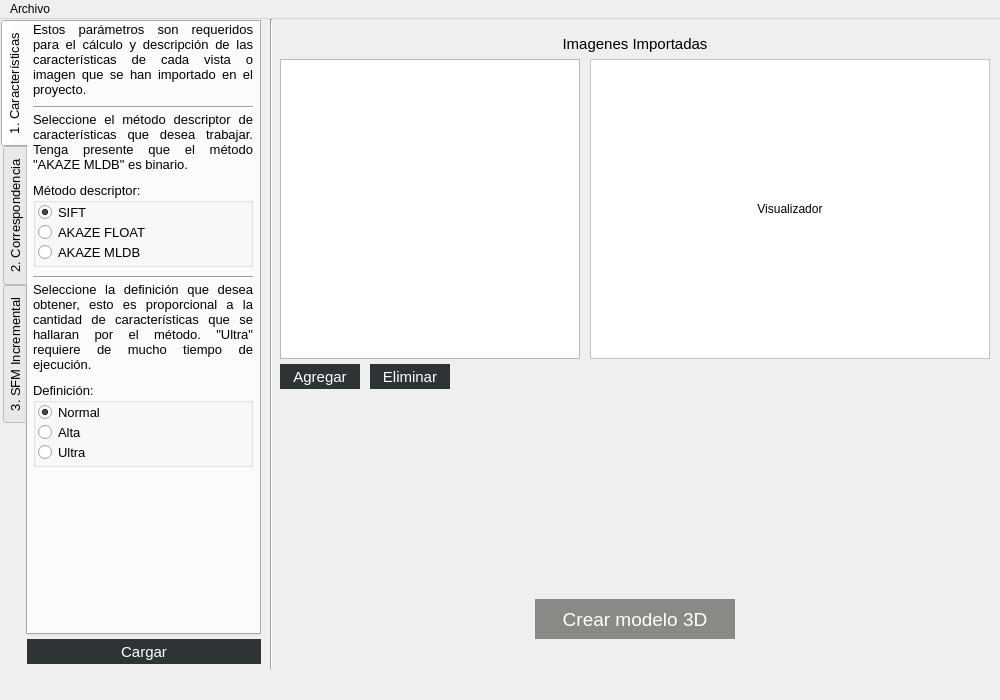
<?xml version="1.0" encoding="UTF-8"?>
<ui version="4.0">
 <class>Aplicacion</class>
 <widget class="QMainWindow" name="Aplicacion">
  <property name="geometry">
   <rect>
    <x>0</x>
    <y>0</y>
    <width>1000</width>
    <height>700</height>
   </rect>
  </property>
  <property name="sizePolicy">
   <sizepolicy hsizetype="Fixed" vsizetype="Fixed">
    <horstretch>0</horstretch>
    <verstretch>0</verstretch>
   </sizepolicy>
  </property>
  <property name="focusPolicy">
   <enum>Qt::NoFocus</enum>
  </property>
  <property name="windowTitle">
   <string>Reconstruccion 3D</string>
  </property>
  <widget class="QWidget" name="centralwidget">
   <widget class="QStackedWidget" name="stackedWidget">
    <property name="geometry">
     <rect>
      <x>0</x>
      <y>0</y>
      <width>1000</width>
      <height>650</height>
     </rect>
    </property>
    <property name="currentIndex">
     <number>1</number>
    </property>
    <widget class="QWidget" name="pgn_inicio">
     <widget class="QLabel" name="logouts">
      <property name="geometry">
       <rect>
        <x>443</x>
        <y>560</y>
        <width>114</width>
        <height>68</height>
       </rect>
      </property>
      <property name="styleSheet">
       <string notr="true">border-image: url(:/logos/media/Logo-UTSrd.png);</string>
      </property>
      <property name="text">
       <string/>
      </property>
      <property name="alignment">
       <set>Qt::AlignCenter</set>
      </property>
     </widget>
     <widget class="QLabel" name="logoapp">
      <property name="geometry">
       <rect>
        <x>217</x>
        <y>80</y>
        <width>566</width>
        <height>401</height>
       </rect>
      </property>
      <property name="styleSheet">
       <string notr="true">border-image: url(:/logos/media/ER.png);</string>
      </property>
      <property name="text">
       <string/>
      </property>
      <property name="alignment">
       <set>Qt::AlignCenter</set>
      </property>
     </widget>
    </widget>
    <widget class="QWidget" name="pgn_imagenes">
     <widget class="QPushButton" name="Crear3d">
      <property name="enabled">
       <bool>false</bool>
      </property>
      <property name="geometry">
       <rect>
        <x>535</x>
        <y>580</y>
        <width>200</width>
        <height>40</height>
       </rect>
      </property>
      <property name="font">
       <font>
        <pointsize>14</pointsize>
       </font>
      </property>
      <property name="styleSheet">
       <string notr="true">border-radius: 0px;
background-color: rgb(136, 138, 133);
color: rgb(255, 255, 255);
</string>
      </property>
      <property name="text">
       <string>Crear modelo 3D</string>
      </property>
     </widget>
     <widget class="QTabWidget" name="tabConfig">
      <property name="geometry">
       <rect>
        <x>1</x>
        <y>1</y>
        <width>260</width>
        <height>615</height>
       </rect>
      </property>
      <property name="font">
       <font>
        <pointsize>10</pointsize>
       </font>
      </property>
      <property name="tabPosition">
       <enum>QTabWidget::West</enum>
      </property>
      <property name="currentIndex">
       <number>0</number>
      </property>
      <widget class="QWidget" name="tabCar">
       <attribute name="title">
        <string>1. Características</string>
       </attribute>
       <widget class="QLabel" name="infoCar1">
        <property name="geometry">
         <rect>
          <x>5</x>
          <y>0</y>
          <width>220</width>
          <height>80</height>
         </rect>
        </property>
        <property name="text">
         <string>Estos parámetros son requeridos para el cálculo y descripción de las características de cada vista o imagen que se han importado en el proyecto.</string>
        </property>
        <property name="alignment">
         <set>Qt::AlignJustify|Qt::AlignTop</set>
        </property>
        <property name="wordWrap">
         <bool>true</bool>
        </property>
        <property name="textInteractionFlags">
         <set>Qt::NoTextInteraction</set>
        </property>
       </widget>
       <widget class="QGroupBox" name="box1md">
        <property name="geometry">
         <rect>
          <x>5</x>
          <y>160</y>
          <width>220</width>
          <height>85</height>
         </rect>
        </property>
        <property name="title">
         <string>Método descriptor:</string>
        </property>
        <widget class="QRadioButton" name="sel1mda">
         <property name="geometry">
          <rect>
           <x>5</x>
           <y>20</y>
           <width>210</width>
           <height>20</height>
          </rect>
         </property>
         <property name="text">
          <string>SIFT</string>
         </property>
         <property name="checked">
          <bool>true</bool>
         </property>
        </widget>
        <widget class="QRadioButton" name="sel1mdb">
         <property name="geometry">
          <rect>
           <x>5</x>
           <y>40</y>
           <width>210</width>
           <height>20</height>
          </rect>
         </property>
         <property name="text">
          <string>AKAZE FLOAT</string>
         </property>
         <property name="checked">
          <bool>false</bool>
         </property>
        </widget>
        <widget class="QRadioButton" name="sel1mdc">
         <property name="geometry">
          <rect>
           <x>5</x>
           <y>60</y>
           <width>210</width>
           <height>20</height>
          </rect>
         </property>
         <property name="text">
          <string>AKAZE MLDB</string>
         </property>
        </widget>
       </widget>
       <widget class="QGroupBox" name="box1ca">
        <property name="geometry">
         <rect>
          <x>5</x>
          <y>360</y>
          <width>220</width>
          <height>85</height>
         </rect>
        </property>
        <property name="title">
         <string>Definición:</string>
        </property>
        <widget class="QRadioButton" name="sel1caa">
         <property name="geometry">
          <rect>
           <x>5</x>
           <y>20</y>
           <width>170</width>
           <height>20</height>
          </rect>
         </property>
         <property name="text">
          <string>Normal</string>
         </property>
         <property name="checked">
          <bool>true</bool>
         </property>
        </widget>
        <widget class="QRadioButton" name="sel1cab">
         <property name="geometry">
          <rect>
           <x>5</x>
           <y>40</y>
           <width>170</width>
           <height>20</height>
          </rect>
         </property>
         <property name="text">
          <string>Alta</string>
         </property>
        </widget>
        <widget class="QRadioButton" name="sel1cac">
         <property name="geometry">
          <rect>
           <x>5</x>
           <y>60</y>
           <width>170</width>
           <height>20</height>
          </rect>
         </property>
         <property name="text">
          <string>Ultra</string>
         </property>
        </widget>
       </widget>
       <widget class="QLabel" name="infoCar2">
        <property name="geometry">
         <rect>
          <x>5</x>
          <y>90</y>
          <width>220</width>
          <height>65</height>
         </rect>
        </property>
        <property name="text">
         <string>Seleccione el método descriptor de características que desea trabajar. Tenga presente que el método &quot;AKAZE MLDB&quot; es binario.</string>
        </property>
        <property name="alignment">
         <set>Qt::AlignJustify|Qt::AlignTop</set>
        </property>
        <property name="wordWrap">
         <bool>true</bool>
        </property>
        <property name="textInteractionFlags">
         <set>Qt::NoTextInteraction</set>
        </property>
       </widget>
       <widget class="Line" name="line">
        <property name="geometry">
         <rect>
          <x>5</x>
          <y>80</y>
          <width>220</width>
          <height>10</height>
         </rect>
        </property>
        <property name="orientation">
         <enum>Qt::Horizontal</enum>
        </property>
       </widget>
       <widget class="Line" name="line_2">
        <property name="geometry">
         <rect>
          <x>5</x>
          <y>250</y>
          <width>220</width>
          <height>10</height>
         </rect>
        </property>
        <property name="orientation">
         <enum>Qt::Horizontal</enum>
        </property>
       </widget>
       <widget class="QLabel" name="infoCar3">
        <property name="geometry">
         <rect>
          <x>5</x>
          <y>260</y>
          <width>220</width>
          <height>95</height>
         </rect>
        </property>
        <property name="text">
         <string>Seleccione la definición que desea obtener, esto es proporcional a la cantidad de características que se hallaran por el método. &quot;Ultra&quot; requiere de mucho tiempo de ejecución.</string>
        </property>
        <property name="alignment">
         <set>Qt::AlignJustify|Qt::AlignTop</set>
        </property>
        <property name="wordWrap">
         <bool>true</bool>
        </property>
        <property name="textInteractionFlags">
         <set>Qt::NoTextInteraction</set>
        </property>
       </widget>
      </widget>
      <widget class="QWidget" name="tabCor">
       <attribute name="title">
        <string>2. Correspondencia</string>
       </attribute>
       <widget class="QLabel" name="infoCor1">
        <property name="geometry">
         <rect>
          <x>5</x>
          <y>0</y>
          <width>220</width>
          <height>65</height>
         </rect>
        </property>
        <property name="text">
         <string>Estos parámetros son requeridos para el  filtrado geométrico de las características resultantes del método descriptor y la definición.</string>
        </property>
        <property name="alignment">
         <set>Qt::AlignJustify|Qt::AlignTop</set>
        </property>
        <property name="wordWrap">
         <bool>true</bool>
        </property>
        <property name="textInteractionFlags">
         <set>Qt::NoTextInteraction</set>
        </property>
       </widget>
       <widget class="Line" name="line_3">
        <property name="geometry">
         <rect>
          <x>5</x>
          <y>65</y>
          <width>220</width>
          <height>10</height>
         </rect>
        </property>
        <property name="orientation">
         <enum>Qt::Horizontal</enum>
        </property>
       </widget>
       <widget class="QLabel" name="infoCor2">
        <property name="geometry">
         <rect>
          <x>5</x>
          <y>75</y>
          <width>220</width>
          <height>50</height>
         </rect>
        </property>
        <property name="text">
         <string>Relación de distancia del punto vecino mas cercano. A menor valor tendrá menos puntos falsos.</string>
        </property>
        <property name="alignment">
         <set>Qt::AlignJustify|Qt::AlignTop</set>
        </property>
        <property name="wordWrap">
         <bool>true</bool>
        </property>
        <property name="textInteractionFlags">
         <set>Qt::NoTextInteraction</set>
        </property>
       </widget>
       <widget class="QDoubleSpinBox" name="numrel">
        <property name="geometry">
         <rect>
          <x>5</x>
          <y>130</y>
          <width>220</width>
          <height>25</height>
         </rect>
        </property>
        <property name="decimals">
         <number>1</number>
        </property>
        <property name="minimum">
         <double>0.500000000000000</double>
        </property>
        <property name="maximum">
         <double>1.000000000000000</double>
        </property>
        <property name="singleStep">
         <double>0.100000000000000</double>
        </property>
        <property name="value">
         <double>0.800000000000000</double>
        </property>
       </widget>
       <widget class="Line" name="line_4">
        <property name="geometry">
         <rect>
          <x>5</x>
          <y>160</y>
          <width>220</width>
          <height>10</height>
         </rect>
        </property>
        <property name="orientation">
         <enum>Qt::Horizontal</enum>
        </property>
       </widget>
       <widget class="QLabel" name="infoCor3">
        <property name="geometry">
         <rect>
          <x>5</x>
          <y>170</y>
          <width>220</width>
          <height>65</height>
         </rect>
        </property>
        <property name="text">
         <string>Modelo geométrico y método de coincidencia mas cercano son filtros para la estimación de las coincidencias fotométricas.</string>
        </property>
        <property name="alignment">
         <set>Qt::AlignJustify|Qt::AlignTop</set>
        </property>
        <property name="wordWrap">
         <bool>true</bool>
        </property>
        <property name="textInteractionFlags">
         <set>Qt::NoTextInteraction</set>
        </property>
       </widget>
       <widget class="QGroupBox" name="box2mg">
        <property name="geometry">
         <rect>
          <x>5</x>
          <y>240</y>
          <width>220</width>
          <height>145</height>
         </rect>
        </property>
        <property name="title">
         <string>Modelo geométrico:</string>
        </property>
        <widget class="QRadioButton" name="sel2mga">
         <property name="geometry">
          <rect>
           <x>5</x>
           <y>20</y>
           <width>210</width>
           <height>20</height>
          </rect>
         </property>
         <property name="text">
          <string>Matriz fundamental</string>
         </property>
         <property name="checked">
          <bool>true</bool>
         </property>
        </widget>
        <widget class="QRadioButton" name="sel2mgb">
         <property name="geometry">
          <rect>
           <x>5</x>
           <y>40</y>
           <width>210</width>
           <height>20</height>
          </rect>
         </property>
         <property name="text">
          <string>Matriz esencial</string>
         </property>
        </widget>
        <widget class="QRadioButton" name="sel2mgc">
         <property name="geometry">
          <rect>
           <x>5</x>
           <y>60</y>
           <width>210</width>
           <height>20</height>
          </rect>
         </property>
         <property name="text">
          <string>Matriz homográfica</string>
         </property>
        </widget>
        <widget class="QRadioButton" name="sel2mgd">
         <property name="geometry">
          <rect>
           <x>5</x>
           <y>80</y>
           <width>210</width>
           <height>20</height>
          </rect>
         </property>
         <property name="text">
          <string>M.E. Par angular</string>
         </property>
        </widget>
        <widget class="QRadioButton" name="sel2mge">
         <property name="geometry">
          <rect>
           <x>5</x>
           <y>100</y>
           <width>210</width>
           <height>20</height>
          </rect>
         </property>
         <property name="text">
          <string>M.E. Ortográfica</string>
         </property>
        </widget>
        <widget class="QRadioButton" name="sel2mgf">
         <property name="geometry">
          <rect>
           <x>5</x>
           <y>120</y>
           <width>210</width>
           <height>20</height>
          </rect>
         </property>
         <property name="text">
          <string>M.E. Vertical</string>
         </property>
        </widget>
       </widget>
       <widget class="QGroupBox" name="box2mc">
        <property name="geometry">
         <rect>
          <x>5</x>
          <y>390</y>
          <width>220</width>
          <height>155</height>
         </rect>
        </property>
        <property name="title">
         <string>Método de coincidencia:</string>
        </property>
        <widget class="QRadioButton" name="sel2mca">
         <property name="geometry">
          <rect>
           <x>5</x>
           <y>20</y>
           <width>210</width>
           <height>20</height>
          </rect>
         </property>
         <property name="text">
          <string>AUTO</string>
         </property>
        </widget>
        <widget class="QRadioButton" name="sel2mcb">
         <property name="geometry">
          <rect>
           <x>5</x>
           <y>40</y>
           <width>210</width>
           <height>20</height>
          </rect>
         </property>
         <property name="text">
          <string>BRUTE FORCE L2</string>
         </property>
        </widget>
        <widget class="QRadioButton" name="sel2mcc">
         <property name="geometry">
          <rect>
           <x>5</x>
           <y>60</y>
           <width>210</width>
           <height>20</height>
          </rect>
         </property>
         <property name="text">
          <string>ANN L2</string>
         </property>
        </widget>
        <widget class="QRadioButton" name="sel2mcd">
         <property name="geometry">
          <rect>
           <x>5</x>
           <y>80</y>
           <width>210</width>
           <height>20</height>
          </rect>
         </property>
         <property name="text">
          <string>CASCADE HASHING L2</string>
         </property>
        </widget>
        <widget class="QRadioButton" name="sel2mce">
         <property name="geometry">
          <rect>
           <x>5</x>
           <y>100</y>
           <width>210</width>
           <height>20</height>
          </rect>
         </property>
         <property name="text">
          <string>FAST CASCADE HASHING L2</string>
         </property>
         <property name="checked">
          <bool>true</bool>
         </property>
        </widget>
        <widget class="QRadioButton" name="sel2mcf">
         <property name="geometry">
          <rect>
           <x>5</x>
           <y>130</y>
           <width>210</width>
           <height>20</height>
          </rect>
         </property>
         <property name="text">
          <string>BRUTE FORCE HAMMING</string>
         </property>
        </widget>
        <widget class="Line" name="line_5">
         <property name="geometry">
          <rect>
           <x>5</x>
           <y>120</y>
           <width>210</width>
           <height>10</height>
          </rect>
         </property>
         <property name="orientation">
          <enum>Qt::Horizontal</enum>
         </property>
        </widget>
       </widget>
      </widget>
      <widget class="QWidget" name="tabSfm">
       <attribute name="title">
        <string>3. SFM Incremental</string>
       </attribute>
       <widget class="QLabel" name="infoSfm1">
        <property name="geometry">
         <rect>
          <x>5</x>
          <y>0</y>
          <width>220</width>
          <height>50</height>
         </rect>
        </property>
        <property name="text">
         <string>Parámetros requeridos para la estimación de la estructura tridimensional.</string>
        </property>
        <property name="alignment">
         <set>Qt::AlignJustify|Qt::AlignTop</set>
        </property>
        <property name="wordWrap">
         <bool>true</bool>
        </property>
        <property name="textInteractionFlags">
         <set>Qt::NoTextInteraction</set>
        </property>
       </widget>
       <widget class="Line" name="line_6">
        <property name="geometry">
         <rect>
          <x>5</x>
          <y>50</y>
          <width>220</width>
          <height>10</height>
         </rect>
        </property>
        <property name="orientation">
         <enum>Qt::Horizontal</enum>
        </property>
       </widget>
       <widget class="QLabel" name="infoSfm2">
        <property name="geometry">
         <rect>
          <x>5</x>
          <y>60</y>
          <width>220</width>
          <height>80</height>
         </rect>
        </property>
        <property name="text">
         <string>La opción de refinamiento de parámetros intrínsecos, permite ajustar la longitud focal, la posición del punto principal y el coeficiente de distorsión de las imágenes.</string>
        </property>
        <property name="alignment">
         <set>Qt::AlignJustify|Qt::AlignTop</set>
        </property>
        <property name="wordWrap">
         <bool>true</bool>
        </property>
        <property name="textInteractionFlags">
         <set>Qt::NoTextInteraction</set>
        </property>
       </widget>
       <widget class="QGroupBox" name="box3rf">
        <property name="geometry">
         <rect>
          <x>5</x>
          <y>145</y>
          <width>220</width>
          <height>125</height>
         </rect>
        </property>
        <property name="title">
         <string>Ref. intrínsecos:</string>
        </property>
        <widget class="QRadioButton" name="sel3rfa">
         <property name="geometry">
          <rect>
           <x>5</x>
           <y>20</y>
           <width>210</width>
           <height>20</height>
          </rect>
         </property>
         <property name="text">
          <string>Ajustar todo</string>
         </property>
         <property name="checked">
          <bool>true</bool>
         </property>
        </widget>
        <widget class="QRadioButton" name="sel3rfb">
         <property name="geometry">
          <rect>
           <x>5</x>
           <y>40</y>
           <width>210</width>
           <height>20</height>
          </rect>
         </property>
         <property name="text">
          <string>No ajustar</string>
         </property>
        </widget>
        <widget class="QRadioButton" name="sel3rfc">
         <property name="geometry">
          <rect>
           <x>5</x>
           <y>60</y>
           <width>210</width>
           <height>20</height>
          </rect>
         </property>
         <property name="text">
          <string>Ajuste de longitud focal</string>
         </property>
        </widget>
        <widget class="QRadioButton" name="sel3rfd">
         <property name="geometry">
          <rect>
           <x>5</x>
           <y>80</y>
           <width>210</width>
           <height>20</height>
          </rect>
         </property>
         <property name="text">
          <string>Ajuste de punto principal</string>
         </property>
        </widget>
        <widget class="QRadioButton" name="sel3rfe">
         <property name="geometry">
          <rect>
           <x>5</x>
           <y>100</y>
           <width>210</width>
           <height>20</height>
          </rect>
         </property>
         <property name="text">
          <string>Ajuste de distorción</string>
         </property>
        </widget>
       </widget>
       <widget class="QLabel" name="infoSfm3">
        <property name="geometry">
         <rect>
          <x>5</x>
          <y>285</y>
          <width>220</width>
          <height>80</height>
         </rect>
        </property>
        <property name="text">
         <string>Los métodos de triangulación y recesión permite definir como se llevara a cabo el proceso de estimación de la estructura tridimensional del puntos.</string>
        </property>
        <property name="alignment">
         <set>Qt::AlignJustify|Qt::AlignTop</set>
        </property>
        <property name="wordWrap">
         <bool>true</bool>
        </property>
        <property name="textInteractionFlags">
         <set>Qt::NoTextInteraction</set>
        </property>
       </widget>
       <widget class="Line" name="line_7">
        <property name="geometry">
         <rect>
          <x>5</x>
          <y>275</y>
          <width>220</width>
          <height>10</height>
         </rect>
        </property>
        <property name="orientation">
         <enum>Qt::Horizontal</enum>
        </property>
       </widget>
       <widget class="QGroupBox" name="box3mt">
        <property name="geometry">
         <rect>
          <x>5</x>
          <y>370</y>
          <width>220</width>
          <height>105</height>
         </rect>
        </property>
        <property name="title">
         <string>Método triangulación:</string>
        </property>
        <widget class="QRadioButton" name="sel3mta">
         <property name="geometry">
          <rect>
           <x>5</x>
           <y>20</y>
           <width>210</width>
           <height>20</height>
          </rect>
         </property>
         <property name="text">
          <string>Transf. Lineal directa</string>
         </property>
         <property name="checked">
          <bool>false</bool>
         </property>
        </widget>
        <widget class="QRadioButton" name="sel3mtb">
         <property name="geometry">
          <rect>
           <x>5</x>
           <y>40</y>
           <width>210</width>
           <height>20</height>
          </rect>
         </property>
         <property name="text">
          <string>Angular L1</string>
         </property>
        </widget>
        <widget class="QRadioButton" name="sel3mtc">
         <property name="geometry">
          <rect>
           <x>5</x>
           <y>60</y>
           <width>210</width>
           <height>20</height>
          </rect>
         </property>
         <property name="text">
          <string>Angular infinito</string>
         </property>
        </widget>
        <widget class="QRadioButton" name="sel3mtd">
         <property name="geometry">
          <rect>
           <x>5</x>
           <y>80</y>
           <width>210</width>
           <height>20</height>
          </rect>
         </property>
         <property name="text">
          <string>Profundidad inversa</string>
         </property>
         <property name="checked">
          <bool>true</bool>
         </property>
        </widget>
       </widget>
       <widget class="QGroupBox" name="box3mr">
        <property name="geometry">
         <rect>
          <x>5</x>
          <y>480</y>
          <width>220</width>
          <height>125</height>
         </rect>
        </property>
        <property name="title">
         <string>Método recesión:</string>
        </property>
        <widget class="QRadioButton" name="sel3mra">
         <property name="geometry">
          <rect>
           <x>5</x>
           <y>20</y>
           <width>210</width>
           <height>20</height>
          </rect>
         </property>
         <property name="text">
          <string>Transf. Lineal directa</string>
         </property>
         <property name="checked">
          <bool>false</bool>
         </property>
        </widget>
        <widget class="QRadioButton" name="sel3mrb">
         <property name="geometry">
          <rect>
           <x>5</x>
           <y>40</y>
           <width>210</width>
           <height>20</height>
          </rect>
         </property>
         <property name="text">
          <string>P3P KE</string>
         </property>
        </widget>
        <widget class="QRadioButton" name="sel3mrc">
         <property name="geometry">
          <rect>
           <x>5</x>
           <y>60</y>
           <width>210</width>
           <height>20</height>
          </rect>
         </property>
         <property name="text">
          <string>P3P KNEIP</string>
         </property>
        </widget>
        <widget class="QRadioButton" name="sel3mrd">
         <property name="geometry">
          <rect>
           <x>5</x>
           <y>80</y>
           <width>210</width>
           <height>20</height>
          </rect>
         </property>
         <property name="text">
          <string>P3P NORDBERG</string>
         </property>
         <property name="checked">
          <bool>true</bool>
         </property>
        </widget>
        <widget class="QRadioButton" name="sel3mre">
         <property name="geometry">
          <rect>
           <x>5</x>
           <y>100</y>
           <width>210</width>
           <height>20</height>
          </rect>
         </property>
         <property name="text">
          <string>UP2P KUKELOVA</string>
         </property>
        </widget>
       </widget>
      </widget>
     </widget>
     <widget class="QPushButton" name="Crear3d_2">
      <property name="geometry">
       <rect>
        <x>27</x>
        <y>620</y>
        <width>234</width>
        <height>25</height>
       </rect>
      </property>
      <property name="font">
       <font>
        <pointsize>11</pointsize>
       </font>
      </property>
      <property name="styleSheet">
       <string notr="true">border-radius: 0px;
background-color: rgb(46, 52, 54);
color: rgb(255, 255, 255);
</string>
      </property>
      <property name="text">
       <string>Cargar</string>
      </property>
     </widget>
     <widget class="Line" name="line_8">
      <property name="geometry">
       <rect>
        <x>270</x>
        <y>0</y>
        <width>3</width>
        <height>650</height>
       </rect>
      </property>
      <property name="orientation">
       <enum>Qt::Vertical</enum>
      </property>
     </widget>
     <widget class="QStackedWidget" name="stackedtrabajo">
      <property name="geometry">
       <rect>
        <x>280</x>
        <y>10</y>
        <width>710</width>
        <height>391</height>
       </rect>
      </property>
      <widget class="QWidget" name="page">
       <widget class="QListWidget" name="listaimg">
        <property name="geometry">
         <rect>
          <x>0</x>
          <y>30</y>
          <width>300</width>
          <height>300</height>
         </rect>
        </property>
       </widget>
       <widget class="QLabel" name="tituloimg">
        <property name="geometry">
         <rect>
          <x>280</x>
          <y>5</y>
          <width>150</width>
          <height>20</height>
         </rect>
        </property>
        <property name="font">
         <font>
          <pointsize>11</pointsize>
         </font>
        </property>
        <property name="text">
         <string>Imagenes Importadas</string>
        </property>
        <property name="alignment">
         <set>Qt::AlignCenter</set>
        </property>
       </widget>
       <widget class="QLabel" name="visualimg">
        <property name="geometry">
         <rect>
          <x>310</x>
          <y>30</y>
          <width>400</width>
          <height>300</height>
         </rect>
        </property>
        <property name="styleSheet">
         <string notr="true">background-color: rgb(255, 255, 255);</string>
        </property>
        <property name="frameShape">
         <enum>QFrame::StyledPanel</enum>
        </property>
        <property name="text">
         <string>Visualizador</string>
        </property>
        <property name="alignment">
         <set>Qt::AlignCenter</set>
        </property>
       </widget>
       <widget class="QPushButton" name="agregar">
        <property name="geometry">
         <rect>
          <x>0</x>
          <y>335</y>
          <width>80</width>
          <height>25</height>
         </rect>
        </property>
        <property name="font">
         <font>
          <pointsize>11</pointsize>
         </font>
        </property>
        <property name="styleSheet">
         <string notr="true">border-radius: 0px;
background-color: rgb(46, 52, 54);
color: rgb(255, 255, 255);
</string>
        </property>
        <property name="text">
         <string>Agregar</string>
        </property>
       </widget>
       <widget class="QPushButton" name="eliminar">
        <property name="geometry">
         <rect>
          <x>90</x>
          <y>335</y>
          <width>80</width>
          <height>25</height>
         </rect>
        </property>
        <property name="font">
         <font>
          <pointsize>11</pointsize>
         </font>
        </property>
        <property name="styleSheet">
         <string notr="true">border-radius: 0px;
background-color: rgb(46, 52, 54);
color: rgb(255, 255, 255);
</string>
        </property>
        <property name="text">
         <string>Eliminar</string>
        </property>
       </widget>
      </widget>
      <widget class="QWidget" name="page_2"/>
     </widget>
    </widget>
   </widget>
  </widget>
  <widget class="QStatusBar" name="BarraEstado">
   <property name="font">
    <font>
     <pointsize>8</pointsize>
    </font>
   </property>
   <property name="sizeGripEnabled">
    <bool>false</bool>
   </property>
  </widget>
  <widget class="QMenuBar" name="BarraMenu">
   <property name="geometry">
    <rect>
     <x>0</x>
     <y>0</y>
     <width>1000</width>
     <height>22</height>
    </rect>
   </property>
   <widget class="QMenu" name="MenuArchivo">
    <property name="title">
     <string>Archivo</string>
    </property>
    <addaction name="NuevoProyecto"/>
    <addaction name="AbrirProyecto"/>
    <addaction name="separator"/>
    <addaction name="ImportarImagenes"/>
    <addaction name="separator"/>
    <addaction name="Salir"/>
   </widget>
   <addaction name="MenuArchivo"/>
  </widget>
  <action name="NuevoProyecto">
   <property name="text">
    <string>Nuevo proyecto</string>
   </property>
   <property name="shortcut">
    <string>Ctrl+N</string>
   </property>
  </action>
  <action name="AbrirProyecto">
   <property name="text">
    <string>Abrir proyecto</string>
   </property>
   <property name="shortcut">
    <string>Ctrl+O</string>
   </property>
  </action>
  <action name="ImportarImagenes">
   <property name="enabled">
    <bool>false</bool>
   </property>
   <property name="text">
    <string>Importar imagenes</string>
   </property>
   <property name="shortcut">
    <string>Ctrl+I</string>
   </property>
  </action>
  <action name="Salir">
   <property name="text">
    <string>Salir</string>
   </property>
   <property name="shortcut">
    <string>Ctrl+E</string>
   </property>
  </action>
 </widget>
 <resources>
  <include location="logos.qrc"/>
 </resources>
 <connections/>
</ui>
